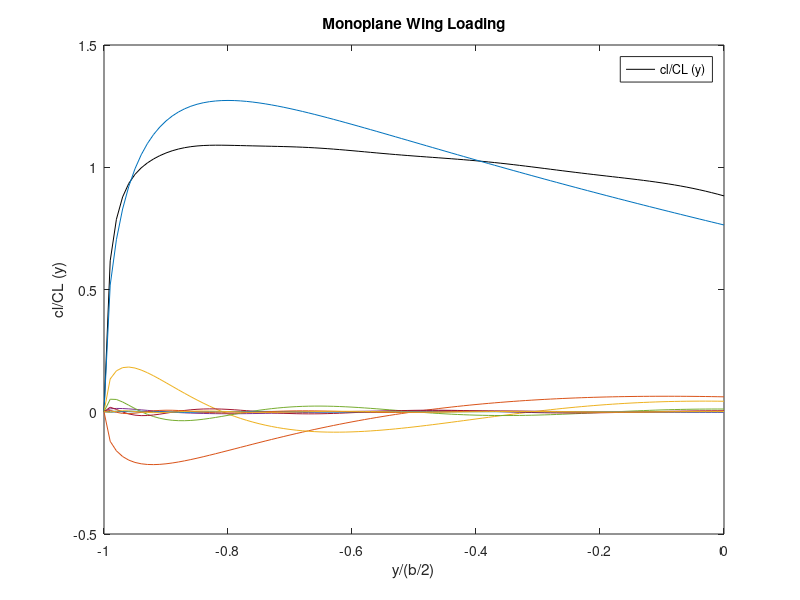

This figure's MATLAB source:
clc; 
clear('all');
%%%%%%%%%%%%%%%%%%%%%%%%%%%%%%%%%%%%%%%%%%%%%%%%%%%%%%%%%%%%%%%%%
% Constants %
%%%%%%%%%%%%%%%%%%%%%%%%%%%%%%%%%%%%%%%%%%%%%%%%%%%%%%%%%%%%%%%%%
Number_of_stations = 10;
lambda = 0.2;
a0 = 2*pi;
AR = 12;
alpha_geo = ((3.5)*pi)/180;
alpha_L0 = ((-1.5)*pi)/180;

%%%%%%%%%%%%%%%%%%%%%%%%%%%%%%%%%%%%%%%%%%%%%%%%%%%%%%%%%%%
% Plot all contributions? (Type (1) for yes or (2) for no %
%%%%%%%%%%%%%%%%%%%%%%%%%%%%%%%%%%%%%%%%%%%%%%%%%%%%%%%%%%%
plotAll = 1;
%%%%%%%%%%%%%%%%%%%%%%%%%%%%%%%%%%%%%%%%%%%%%%%%%%%%%%%%%%%%%%%%%
% Determining Angle %
%%%%%%%%%%%%%%%%%%%%%%%%%%%%%%%%%%%%%%%%%%%%%%%%%%%%%%%%%%%%%%%%%
for station = 1:Number_of_stations
    theta(station, 1) = ((pi/2)/Number_of_stations)*station;
end
%%%%%%%%%%%%%%%%%%%%%%%%%%%%%%%%%%%%%%%%%%%%%%%%%%%%%%%%%%%%%%%%%
% Calculating the trig functions %
%%%%%%%%%%%%%%%%%%%%%%%%%%%%%%%%%%%%%%%%%%%%%%%%%%%%%%%%%%%%%%%%%
odd = 1;
for column = 1:Number_of_stations
    for row = 1:Number_of_stations
    sin_functions(row, column) = sin(odd*theta(row, 1));
    end
    odd = odd+2;
end

for row = 1:Number_of_stations
    cos_functions(row, 1) = cos(theta(row, 1));
end
for row = 1:Number_of_stations
mu(row, 1) = ((a0)/(2*AR*(1+lambda))*(1+(lambda-1)*cos_functions(row, 1)));
end
%%%%%%%%%%%%%%%%%%%%%%%%%%%%%%%%%%%%%%%%%%%%%%%%%%%%%%%%%%%%%%%%%
% Evaluating RHS %
%%%%%%%%%%%%%%%%%%%%%%%%%%%%%%%%%%%%%%%%%%%%%%%%%%%%%%%%%%%%%%%%%
odd = 1;
for column = 1:Number_of_stations
    for row = 1:Number_of_stations
        A(row, column) = sin_functions(row, column)*(odd*mu(row, 1)+sin_functions(row, 1));
    end
    odd = odd+2;
end
%%%%%%%%%%%%%%%%%%%%%%%%%%%%%%%%%%%%%%%%%%%%%%%%%%%%%%%%%%%%%%%%%
% Evaluating LHS %
%%%%%%%%%%%%%%%%%%%%%%%%%%%%%%%%%%%%%%%%%%%%%%%%%%%%%%%%%%%%%%%%%
for row = 1:Number_of_stations
    B(row, 1) = mu(row, 1)*(alpha_geo-alpha_L0)*sin_functions(row, 1);
end
%%%%%%%%%%%%%%%%%%%%%%%%%%%%%%%%%%%%%%%%%%%%%%%%%%%%%%%%%%%%%%%%%
% Inverting the matrix %
%%%%%%%%%%%%%%%%%%%%%%%%%%%%%%%%%%%%%%%%%%%%%%%%%%%%%%%%%%%%%%%%%
X = A\B;
%%%%%%%%%%%%%%%%%%%%%%%%%%%%%%%%%%%%%%%%%%%%%%%%%%%%%%%%%%%%%%%%%
% Determining CL % 
%%%%%%%%%%%%%%%%%%%%%%%%%%%%%%%%%%%%%%%%%%%%%%%%%%%%%%%%%%%%%%%%%
Cl = X(1,1)*pi*AR;
%%%%%%%%%%%%%%%%%%%%%%%%%%%%%%%%%%%%%%%%%%%%%%%%%%%%%%%%%%%%%%%%%
% Wing Loading %
%%%%%%%%%%%%%%%%%%%%%%%%%%%%%%%%%%%%%%%%%%%%%%%%%%%%%%%%%%%%%%%%%
column = 1;
odd = 1;
for row = 1:Number_of_stations
    for spanwise = -1:0.01:0
        Cl_normal(row,column) = X(row, 1)*sin(odd*acos(spanwise));
        Chord_percentage(1, column) = -(lambda-1)*(spanwise)+1;
        column = column + 1;
    end
    column = 1;
    odd = odd + 2;
end

for column = 1:101
    for row = 1:Number_of_stations
        if row == 1  
            Cl_normal_column_add(1, column) = Cl_normal(row, column);
        else
            Cl_normal_column_add(1, column) = Cl_normal_column_add(1, column) + Cl_normal(row, column);
        end
    end
end
    
for column = 1:101
        Cl_normal_plot(1,column) = ((2*(1+lambda)/(pi*X(1,1)))*(1/Chord_percentage(1,column)))*(Cl_normal_column_add(1,column));
end

for row = 1:Number_of_stations
    for column = 1:101
            Cl_normal_plot_comp(row,column) = ((2*(1+lambda)/(pi*X(1,1)))*(1/Chord_percentage(1,column)))*(Cl_normal(row,column));
    end
end 
spanwise = [-1:0.01:0];
plot(spanwise, Cl_normal_plot, 'k')
hold on
if plotAll == 1
    plot(spanwise, Cl_normal_plot_comp)
end
legend('cl/CL (y)')
title('Monoplane Wing Loading')
xlabel('y/(b/2)')
ylabel('cl/CL (y)')
